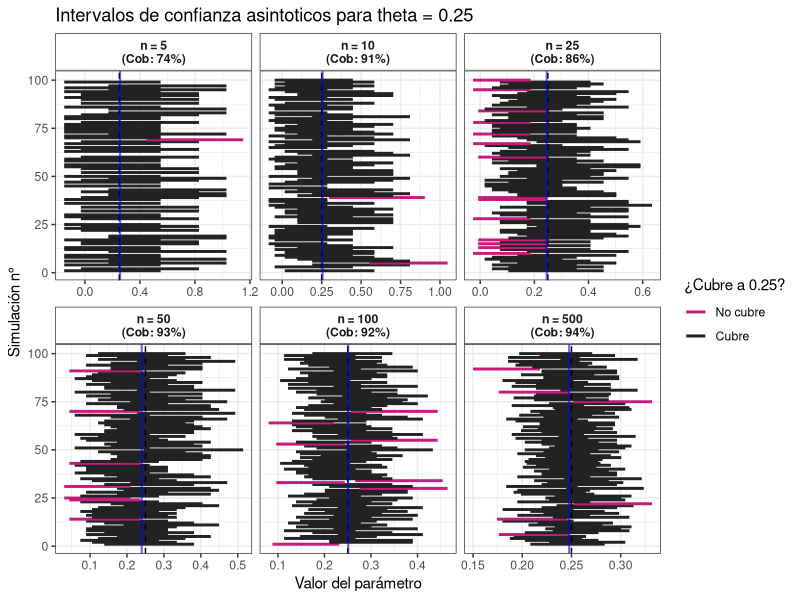

Here is the R script that generated this plot:
# --------------------- Trabajo practico IECD, simulaciones --------------------
# Sección de comentarios:
#  - LU mas chico entre los tres integrantes: 786
#  - La idea es modularizar lo mas posible el codigo
#  - Vamos a intentar generalizar los procedimientos, para que sea simple cambiar los parametros que estan involucrados


# ------------------------------- Sección 1 ------------------------------------
# Vamos a crear el metodo de la simulación requerida para la primera sección del trabajo.
#
# Los inputs del metodo son:
#  - theta: es el valor real para el cual vamos a hacer la simulacion
#  - n: tamaño de la muestra
#  - N: cantidad de intervalos que vamos a generar
# Los outputs son:
#  - intervalos: conjunto de los intervalos obtenidos, con estos mismos podemos graficar el cubrimiento
library(ggplot2)
library(dplyr)

set.seed(786)

simulacion_1 = function(theta, n, alpha, N) {
  inf = numeric(N)
  sup = numeric(N)
  cubre = logical(N)
  centro = numeric(N)
  
  for (i in 1:N) {
    muestras = rbinom(n, 1, theta)
    t_p = mean(muestras)
    z_a = qnorm(1 - alpha/2)
    err = sqrt(t_p*(1-t_p)/n) * z_a
    
    inf[i] = t_p - err
    sup[i] = t_p + err
    centro[i] = t_p # El centro del intervalo de Wald es p_sombrero
    cubre[i] = theta >= inf[i] && theta <= sup[i]
  }
  
  return(data.frame(simulacion = 1:N, inf = inf, sup = sup, cubre = cubre, centro = centro))
}

datos_totales <- data.frame()

for (i in c(5,10,25,50,100,500)) {
  intervalos = simulacion_1(0.25, i, 0.05, 100)
  
  cob = mean(intervalos$cubre) * 100
  intervalos$n = i
  intervalos$n_label = paste0("n = ", i, "\n(Cob: ", cob, "%)")
    
  datos_totales = rbind(datos_totales, intervalos)
}

# Ordeno para que los graficos aparezcan de menor a mayor n
datos_totales$n_label <- reorder(datos_totales$n_label, datos_totales$n)

medias_resumen <- datos_totales %>%
  group_by(n_label) %>%
  summarise(media_del_centro = mean(centro))

# Grafico en conjunto todos los datos
ggplot(datos_totales, aes(y = simulacion, x = inf, xend = sup, color = cubre)) +
  
  # Dibujamos los intervalos obtenidos en la simulación
  geom_segment(aes(x = inf, xend = sup, yend = simulacion), linewidth = 1) +
    
  # La linea punteada negra es el valor real de theta
  geom_vline(xintercept = 0.25, linetype = "dashed", color = "black") +
  
  # La linea solida azul es la media del punto medio de los intervalos para cada n
  geom_vline(data = medias_resumen, aes(xintercept = media_del_centro), 
             color = "blue", linetype = "solid", linewidth = 0.7, alpha = 0.6) +
  
  # Color para identificar si cubre o no al valor real de theta
  scale_color_manual(values = c("#C51B7D", "#222222"), labels = c("No cubre", "Cubre")) +
    
  # Se separan los graficos en función de n
  facet_wrap(~ n_label, scales = "free_x") +
  
  # Labels del grafico
  labs(
    title = "Intervalos de confianza asintoticos para theta = 0.25",
    x = "Valor del parámetro",
    y = "Simulación n°",
    color = "¿Cubre a 0.25?"
  ) +
  
  # Temas utilizados, fondo blanco.
  theme_bw() +
  theme(
    strip.background = element_rect(fill = "white"), # Fondo blanco en los títulos de los paneles
    strip.text = element_text(face = "bold") # Negrita en los títulos de los paneles
  )

datos_totales
